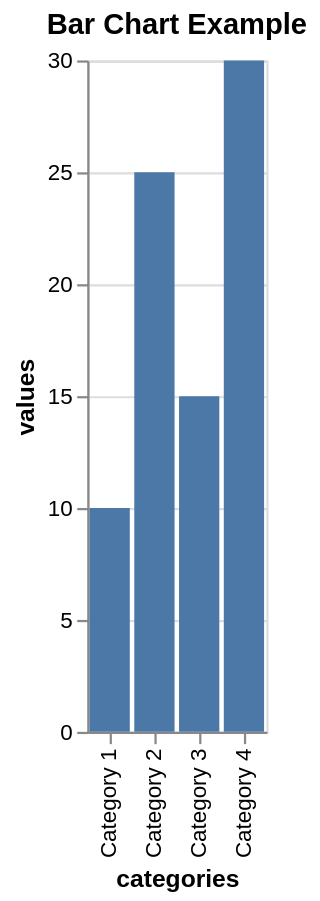

Notebook code cell kept with this figure:
### Code cell
# Bar graph plot using different Python libraries
# 5. Altair
import altair as alt
import pandas as pd

# Sample data
data = pd.DataFrame({
    "categories": ['Category 1', 'Category 2', 'Category 3', 'Category 4'],
    "values": [10, 25, 15, 30]
})

# Create a bar chart using Altair
chart = alt.Chart(data).mark_bar().encode(
    x='categories',
    y='values'
).properties(
    title='Bar Chart Example'
)   
chart.show()

### Figure 1 — Vega-Lite specification as saved in the notebook (floating-point values rounded to 4 significant figures)
{"config": {"view": {"continuousWidth": 300, "continuousHeight": 300}}, "data": {"name": "data-bbfe0c8e078a9597c5354391ab169b55"}, "mark": {"type": "bar"}, "encoding": {"x": {"field": "categories", "type": "nominal"}, "y": {"field": "values", "type": "quantitative"}}, "title": "Bar Chart Example", "$schema": "https://vega.github.io/schema/vega-lite/v6.1.0.json", "datasets": {"data-bbfe0c8e078a9597c5354391ab169b55": [{"categories": "Category 1", "values": 10}, {"categories": "Category 2", "values": 25}, {"categories": "Category 3", "values": 15}, {"categories": "Category 4", "values": 30}]}}
